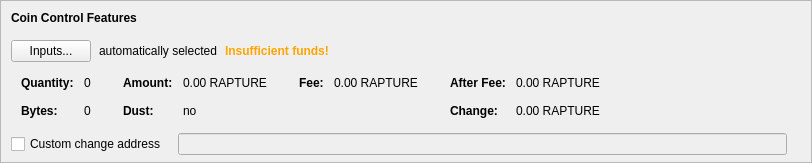
    <widget class="QFrame" name="frameCoinControl">
     <property name="sizePolicy">
      <sizepolicy hsizetype="Expanding" vsizetype="Expanding">
       <horstretch>0</horstretch>
       <verstretch>0</verstretch>
      </sizepolicy>
     </property>
     <property name="maximumSize">
      <size>
       <width>16777215</width>
       <height>16777215</height>
      </size>
     </property>
     <property name="frameShape">
      <enum>QFrame::StyledPanel</enum>
     </property>
     <property name="frameShadow">
      <enum>QFrame::Sunken</enum>
     </property>
     <layout class="QVBoxLayout" name="verticalLayoutCoinControl2">
      <property name="spacing">
       <number>0</number>
      </property>
      <property name="leftMargin">
       <number>0</number>
      </property>
      <property name="topMargin">
       <number>0</number>
      </property>
      <property name="rightMargin">
       <number>0</number>
      </property>
      <property name="bottomMargin">
       <number>6</number>
      </property>
      <item>
       <layout class="QVBoxLayout" name="verticalLayoutCoinControl" stretch="0,0,0,0,1">
        <property name="spacing">
         <number>0</number>
        </property>
        <property name="leftMargin">
         <number>10</number>
        </property>
        <property name="topMargin">
         <number>10</number>
        </property>
        <item>
         <layout class="QHBoxLayout" name="horizontalLayoutCoinControl1">
          <property name="bottomMargin">
           <number>15</number>
          </property>
          <item>
           <widget class="QLabel" name="labelCoinControlFeatures">
            <property name="sizePolicy">
             <sizepolicy hsizetype="Preferred" vsizetype="Maximum">
              <horstretch>0</horstretch>
              <verstretch>0</verstretch>
             </sizepolicy>
            </property>
            <property name="font">
             <font>
              <weight>75</weight>
              <bold>true</bold>
             </font>
            </property>
            <property name="styleSheet">
             <string notr="true">font-weight:bold;</string>
            </property>
            <property name="text">
             <string>Coin Control Features</string>
            </property>
           </widget>
          </item>
         </layout>
        </item>
        <item>
         <layout class="QHBoxLayout" name="horizontalLayoutCoinControl2" stretch="0,0,0,0">
          <property name="spacing">
           <number>8</number>
          </property>
          <property name="bottomMargin">
           <number>10</number>
          </property>
          <item>
           <widget class="QPushButton" name="pushButtonCoinControl">
            <property name="styleSheet">
             <string notr="true"/>
            </property>
            <property name="text">
             <string>Inputs...</string>
            </property>
            <property name="autoDefault">
             <bool>false</bool>
            </property>
           </widget>
          </item>
          <item>
           <widget class="QLabel" name="labelCoinControlAutomaticallySelected">
            <property name="text">
             <string>automatically selected</string>
            </property>
            <property name="margin">
             <number>5</number>
            </property>
           </widget>
          </item>
          <item>
           <widget class="QLabel" name="labelCoinControlInsuffFunds">
            <property name="font">
             <font>
              <weight>75</weight>
              <bold>true</bold>
             </font>
            </property>
            <property name="styleSheet">
             <string notr="true">color:orange;font-weight:bold;</string>
            </property>
            <property name="text">
             <string>Insufficient funds!</string>
            </property>
            <property name="margin">
             <number>5</number>
            </property>
           </widget>
          </item>
          <item>
           <spacer name="horizontalSpacerCoinControl">
            <property name="orientation">
             <enum>Qt::Horizontal</enum>
            </property>
            <property name="sizeHint" stdset="0">
             <size>
              <width>40</width>
              <height>1</height>
             </size>
            </property>
           </spacer>
          </item>
         </layout>
        </item>
        <item>
         <widget class="QWidget" name="widgetCoinControl" native="true">
          <property name="sizePolicy">
           <sizepolicy hsizetype="Preferred" vsizetype="Preferred">
            <horstretch>0</horstretch>
            <verstretch>0</verstretch>
           </sizepolicy>
          </property>
          <property name="minimumSize">
           <size>
            <width>0</width>
            <height>0</height>
           </size>
          </property>
          <property name="styleSheet">
           <string notr="true"/>
          </property>
          <layout class="QHBoxLayout" name="horizontalLayoutCoinControl5">
           <property name="leftMargin">
            <number>0</number>
           </property>
           <property name="topMargin">
            <number>0</number>
           </property>
           <property name="rightMargin">
            <number>0</number>
           </property>
           <property name="bottomMargin">
            <number>0</number>
           </property>
           <item>
            <layout class="QHBoxLayout" name="horizontalLayoutCoinControl3" stretch="0,0,0,1">
             <property name="spacing">
              <number>20</number>
             </property>
             <property name="topMargin">
              <number>0</number>
             </property>
             <property name="bottomMargin">
              <number>10</number>
             </property>
             <item>
              <layout class="QFormLayout" name="formLayoutCoinControl1">
               <property name="horizontalSpacing">
                <number>10</number>
               </property>
               <property name="verticalSpacing">
                <number>14</number>
               </property>
               <property name="leftMargin">
                <number>10</number>
               </property>
               <property name="topMargin">
                <number>4</number>
               </property>
               <property name="rightMargin">
                <number>6</number>
               </property>
               <item row="0" column="0">
                <widget class="QLabel" name="labelCoinControlQuantityText">
                 <property name="font">
                  <font>
                   <weight>75</weight>
                   <bold>true</bold>
                  </font>
                 </property>
                 <property name="text">
                  <string>Quantity:</string>
                 </property>
                 <property name="margin">
                  <number>0</number>
                 </property>
                </widget>
               </item>
               <item row="0" column="1">
                <widget class="QLabel" name="labelCoinControlQuantity">
                 <property name="cursor">
                  <cursorShape>IBeamCursor</cursorShape>
                 </property>
                 <property name="contextMenuPolicy">
                  <enum>Qt::ActionsContextMenu</enum>
                 </property>
                 <property name="text">
                  <string notr="true">0</string>
                 </property>
                 <property name="margin">
                  <number>0</number>
                 </property>
                 <property name="textInteractionFlags">
                  <set>Qt::LinksAccessibleByMouse|Qt::TextSelectableByKeyboard|Qt::TextSelectableByMouse</set>
                 </property>
                </widget>
               </item>
               <item row="1" column="0">
                <widget class="QLabel" name="labelCoinControlBytesText">
                 <property name="font">
                  <font>
                   <weight>75</weight>
                   <bold>true</bold>
                  </font>
                 </property>
                 <property name="text">
                  <string>Bytes:</string>
                 </property>
                </widget>
               </item>
               <item row="1" column="1">
                <widget class="QLabel" name="labelCoinControlBytes">
                 <property name="cursor">
                  <cursorShape>IBeamCursor</cursorShape>
                 </property>
                 <property name="contextMenuPolicy">
                  <enum>Qt::ActionsContextMenu</enum>
                 </property>
                 <property name="text">
                  <string notr="true">0</string>
                 </property>
                 <property name="textInteractionFlags">
                  <set>Qt::LinksAccessibleByMouse|Qt::TextSelectableByKeyboard|Qt::TextSelectableByMouse</set>
                 </property>
                </widget>
               </item>
              </layout>
             </item>
             <item>
              <layout class="QFormLayout" name="formLayoutCoinControl2">
               <property name="horizontalSpacing">
                <number>10</number>
               </property>
               <property name="verticalSpacing">
                <number>14</number>
               </property>
               <property name="leftMargin">
                <number>6</number>
               </property>
               <property name="topMargin">
                <number>4</number>
               </property>
               <property name="rightMargin">
                <number>6</number>
               </property>
               <item row="0" column="0">
                <widget class="QLabel" name="labelCoinControlAmountText">
                 <property name="font">
                  <font>
                   <weight>75</weight>
                   <bold>true</bold>
                  </font>
                 </property>
                 <property name="text">
                  <string>Amount:</string>
                 </property>
                 <property name="margin">
                  <number>0</number>
                 </property>
                </widget>
               </item>
               <item row="0" column="1">
                <widget class="QLabel" name="labelCoinControlAmount">
                 <property name="cursor">
                  <cursorShape>IBeamCursor</cursorShape>
                 </property>
                 <property name="contextMenuPolicy">
                  <enum>Qt::ActionsContextMenu</enum>
                 </property>
                 <property name="text">
                  <string notr="true">0.00 RAPTURE</string>
                 </property>
                 <property name="textInteractionFlags">
                  <set>Qt::LinksAccessibleByMouse|Qt::TextSelectableByKeyboard|Qt::TextSelectableByMouse</set>
                 </property>
                </widget>
               </item>
               <item row="1" column="0">
                <widget class="QLabel" name="labelCoinControlLowOutputText">
                 <property name="font">
                  <font>
                   <weight>75</weight>
                   <bold>true</bold>
                  </font>
                 </property>
                 <property name="text">
                  <string>Dust:</string>
                 </property>
                </widget>
               </item>
               <item row="1" column="1">
                <widget class="QLabel" name="labelCoinControlLowOutput">
                 <property name="cursor">
                  <cursorShape>IBeamCursor</cursorShape>
                 </property>
                 <property name="contextMenuPolicy">
                  <enum>Qt::ActionsContextMenu</enum>
                 </property>
                 <property name="text">
                  <string notr="true">no</string>
                 </property>
                 <property name="textInteractionFlags">
                  <set>Qt::LinksAccessibleByMouse|Qt::TextSelectableByKeyboard|Qt::TextSelectableByMouse</set>
                 </property>
                </widget>
               </item>
              </layout>
             </item>
             <item>
              <layout class="QFormLayout" name="formLayoutCoinControl3">
               <property name="horizontalSpacing">
                <number>10</number>
               </property>
               <property name="verticalSpacing">
                <number>14</number>
               </property>
               <property name="leftMargin">
                <number>6</number>
               </property>
               <property name="topMargin">
                <number>4</number>
               </property>
               <property name="rightMargin">
                <number>6</number>
               </property>
               <item row="0" column="0">
                <widget class="QLabel" name="labelCoinControlFeeText">
                 <property name="font">
                  <font>
                   <weight>75</weight>
                   <bold>true</bold>
                  </font>
                 </property>
                 <property name="text">
                  <string>Fee:</string>
                 </property>
                 <property name="margin">
                  <number>0</number>
                 </property>
                </widget>
               </item>
               <item row="0" column="1">
                <widget class="QLabel" name="labelCoinControlFee">
                 <property name="cursor">
                  <cursorShape>IBeamCursor</cursorShape>
                 </property>
                 <property name="contextMenuPolicy">
                  <enum>Qt::ActionsContextMenu</enum>
                 </property>
                 <property name="text">
                  <string notr="true">0.00 RAPTURE</string>
                 </property>
                 <property name="textInteractionFlags">
                  <set>Qt::LinksAccessibleByMouse|Qt::TextSelectableByKeyboard|Qt::TextSelectableByMouse</set>
                 </property>
                </widget>
               </item>
              </layout>
             </item>
             <item>
              <layout class="QFormLayout" name="formLayoutCoinControl4">
               <property name="horizontalSpacing">
                <number>10</number>
               </property>
               <property name="verticalSpacing">
                <number>14</number>
               </property>
               <property name="leftMargin">
                <number>6</number>
               </property>
               <property name="topMargin">
                <number>4</number>
               </property>
               <property name="rightMargin">
                <number>6</number>
               </property>
               <item row="0" column="0">
                <widget class="QLabel" name="labelCoinControlAfterFeeText">
                 <property name="font">
                  <font>
                   <weight>75</weight>
                   <bold>true</bold>
                  </font>
                 </property>
                 <property name="text">
                  <string>After Fee:</string>
                 </property>
                 <property name="margin">
                  <number>0</number>
                 </property>
                </widget>
               </item>
               <item row="0" column="1">
                <widget class="QLabel" name="labelCoinControlAfterFee">
                 <property name="cursor">
                  <cursorShape>IBeamCursor</cursorShape>
                 </property>
                 <property name="contextMenuPolicy">
                  <enum>Qt::ActionsContextMenu</enum>
                 </property>
                 <property name="text">
                  <string notr="true">0.00 RAPTURE</string>
                 </property>
                 <property name="textInteractionFlags">
                  <set>Qt::LinksAccessibleByMouse|Qt::TextSelectableByKeyboard|Qt::TextSelectableByMouse</set>
                 </property>
                </widget>
               </item>
               <item row="1" column="0">
                <widget class="QLabel" name="labelCoinControlChangeText">
                 <property name="font">
                  <font>
                   <weight>75</weight>
                   <bold>true</bold>
                  </font>
                 </property>
                 <property name="text">
                  <string>Change:</string>
                 </property>
                </widget>
               </item>
               <item row="1" column="1">
                <widget class="QLabel" name="labelCoinControlChange">
                 <property name="cursor">
                  <cursorShape>IBeamCursor</cursorShape>
                 </property>
                 <property name="contextMenuPolicy">
                  <enum>Qt::ActionsContextMenu</enum>
                 </property>
                 <property name="text">
                  <string notr="true">0.00 RAPTURE</string>
                 </property>
                 <property name="textInteractionFlags">
                  <set>Qt::LinksAccessibleByMouse|Qt::TextSelectableByKeyboard|Qt::TextSelectableByMouse</set>
                 </property>
                </widget>
               </item>
              </layout>
             </item>
            </layout>
           </item>
          </layout>
         </widget>
        </item>
        <item>
         <layout class="QHBoxLayout" name="horizontalLayoutCoinControl4" stretch="0,0,0">
          <property name="spacing">
           <number>12</number>
          </property>
          <property name="sizeConstraint">
           <enum>QLayout::SetDefaultConstraint</enum>
          </property>
          <property name="topMargin">
           <number>5</number>
          </property>
          <property name="rightMargin">
           <number>5</number>
          </property>
          <item>
           <widget class="QCheckBox" name="checkBoxCoinControlChange">
            <property name="toolTip">
             <string>If this is activated, but the change address is empty or invalid, change will be sent to a newly generated address.</string>
            </property>
            <property name="text">
             <string>Custom change address</string>
            </property>
           </widget>
          </item>
          <item>
           <widget class="QValidatedLineEdit" name="lineEditCoinControlChange">
            <property name="enabled">
             <bool>false</bool>
            </property>
            <property name="sizePolicy">
             <sizepolicy hsizetype="Expanding" vsizetype="Fixed">
              <horstretch>0</horstretch>
              <verstretch>0</verstretch>
             </sizepolicy>
            </property>
           </widget>
          </item>
          <item>
           <widget class="QLabel" name="labelCoinControlChangeLabel">
            <property name="sizePolicy">
             <sizepolicy hsizetype="Preferred" vsizetype="Expanding">
              <horstretch>0</horstretch>
              <verstretch>0</verstretch>
             </sizepolicy>
            </property>
            <property name="minimumSize">
             <size>
              <width>0</width>
              <height>0</height>
             </size>
            </property>
            <property name="text">
             <string/>
            </property>
            <property name="margin">
             <number>3</number>
            </property>
           </widget>
          </item>
         </layout>
        </item>
        <item>
         <spacer name="verticalSpacerCoinControl">
          <property name="orientation">
           <enum>Qt::Vertical</enum>
          </property>
          <property name="sizeHint" stdset="0">
           <size>
            <width>800</width>
            <height>1</height>
           </size>
          </property>
         </spacer>
        </item>
       </layout>
      </item>
     </layout>
    </widget>
